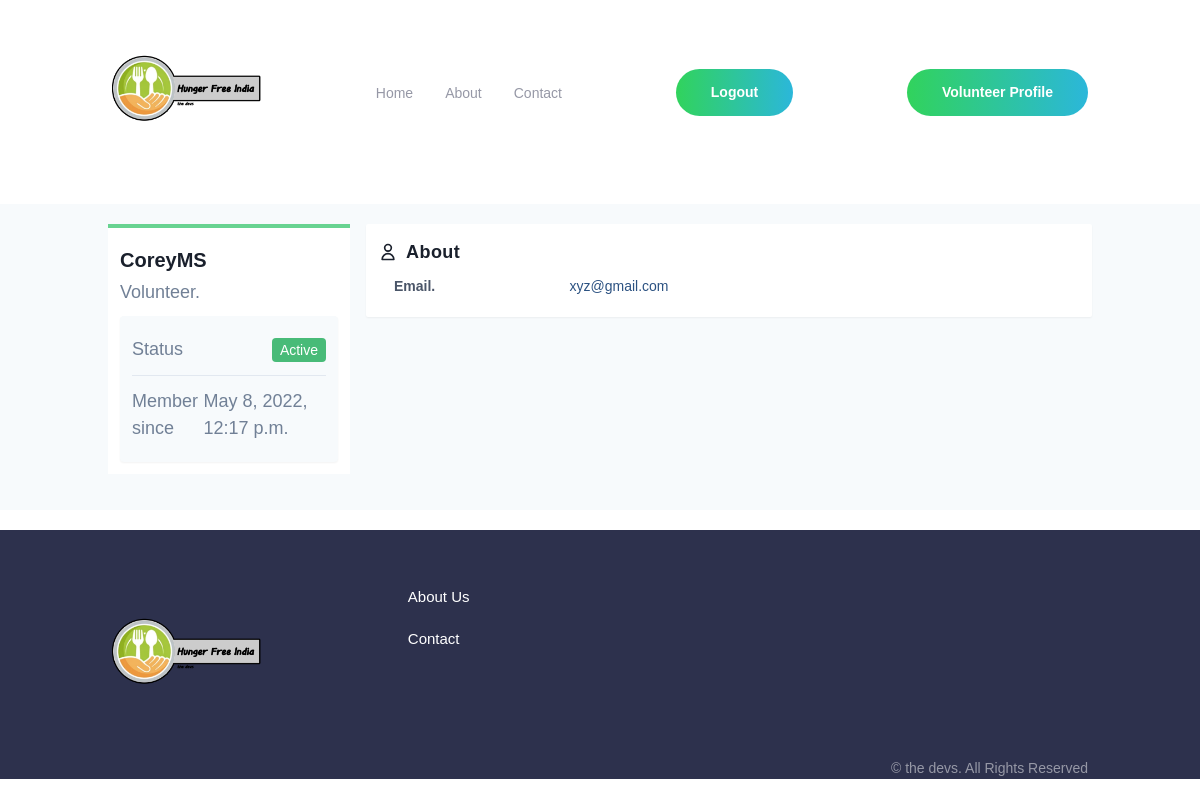
The page /accounts/profile/2 (signed in) on the database its author committed.
### users/models.py (models this page shows, shortened)
class Profile (models.Model):
    user=models.OneToOneField(User,on_delete=models.CASCADE)
    about=models.CharField(max_length=200,blank=True)
    image=models.ImageField(default='default.jpeg',upload_to='Profile_Pics',blank=True,null=True,validators=[validate_image_file_extension])

### users/views.py (the view)
# urls.py: path('profile/<int:user_id>', views.profile, name='profile'),
@login_required
def profile(request,user_id):
    profile=get_object_or_404(Profile,id=user_id)
    return render(request,'users/profile.html',{'profile':profile})

### users/templates/users/profile.html (shortened to what this page needs)
{% extends "base.html"  %}
{% block script %}
<link href="https://unpkg.com/tailwindcss@^1.0/dist/tailwind.min.css" rel="stylesheet">
{% endblock script %}
{% block body %}
<div class="bg-gray-100">
    <div class="container mx-auto my-5 p-5">
        <div class="md:flex no-wrap md:-mx-2 ">
            <div class="w-full md:w-3/12 md:mx-2">
                <div class="bg-white p-3 border-t-4 border-green-400">
                    <h1 class="text-gray-900 font-bold text-xl leading-8 my-1">{{profile.user}}</h1>
                    {% if profile.user.volunteer %}
                    <h3 class="text-gray-600 font-lg text-semibold leading-6">Volunteer.</h3>
                    {% else %}
                    <h3 class="text-gray-600 font-lg text-semibold leading-6">User</h3>
                    {% endif %}
                    <ul
                        class="bg-gray-100 text-gray-600 hover:text-gray-700 hover:shadow py-2 px-3 mt-3 divide-y rounded shadow-sm">
                        <li class="flex items-center py-3">
                            <span>Status</span>
                            {% if profile.user.volunteer %}
                            <span class="ml-auto"><span
                                    class="bg-green-500 py-1 px-2 rounded text-white text-sm">Active</span></span>
                            {% else %}
                            <span class="ml-auto"><span
                                class="bg-green-500 py-1 px-2 rounded text-white text-sm">InActive</span></span>
                            {% endif %}
                        </li>
                        <li class="flex items-center py-3">
                            <span>Member since</span>
                            <span class="ml-auto">{{profile.user.date_joined}}</span>
                        </li>
                    </ul>
                </div>
            </div>
            <div class="w-full md:w-9/12 mx-2 h-64">
                <div class="bg-white p-3 shadow-sm rounded-sm">
                    <div class="flex items-center space-x-2 font-semibold text-gray-900 leading-8">
                        <span clas="text-green-500">
                            <svg class="h-5" xmlns="http://www.w3.org/2000/svg" fill="none" viewBox="0 0 24 24"
                                stroke="currentColor">
                                <path stroke-linecap="round" stroke-linejoin="round" stroke-width="2"
                                    d="M16 7a4 4 0 11-8 0 4 4 0 018 0zM12 14a7 7 0 00-7 7h14a7 7 0 00-7-7z" />
                            </svg>
                        </span>
                        <span class="tracking-wide">About</span>
                    </div>
                    <div class="text-gray-700">
                        <div class="grid md:grid-cols-2 text-sm">
                            <div class="grid grid-cols-2">
                                <div class="px-4 py-2 font-semibold">Email.</div>
                                <div class="px-4 py-2">
                                    <a class="text-blue-800">{{profile.user.email}}</a>
                                </div>
                            </div>
                        </div>
                    </div>
                </div>
            </div>
        </div>
    </div>
</div>
{% endblock body %}

### static/style/style.css (style rules this page uses)
*, *::after, *::before { padding: 0; margin: 0; box-sizing: border-box; }
html { font-size: 100%; scroll-behavior: smooth; overflow-x: hidden; }
body { font-family: "Public Sans", sans-serif; font-weight: 400; color: #9698a6; font-size: 0.875rem; line-height: 1.5; overflow-x: hidden; }
@media (min-width: 64em) { body { font-size: 1.125rem; } }
a { text-decoration: none; }
h1, h2, h3 { color: #2d314d; font-weight: 500; }
.flex { display: flex; }
.container { padding-right: 1.5rem; padding-left: 1.5rem; }
@media (min-width: 64em) { .container { max-width: 69.375rem; margin: 0 auto; } }

### users/templates/users/profile.html (style rules this page uses)
:root { --main-color: #4a76a8; }

### rows shown on the page
Profile: user "CoreyMS", user.date_joined "May 8, 2022, 12:17 p.m.", user.email "xyz@gmail.com"
